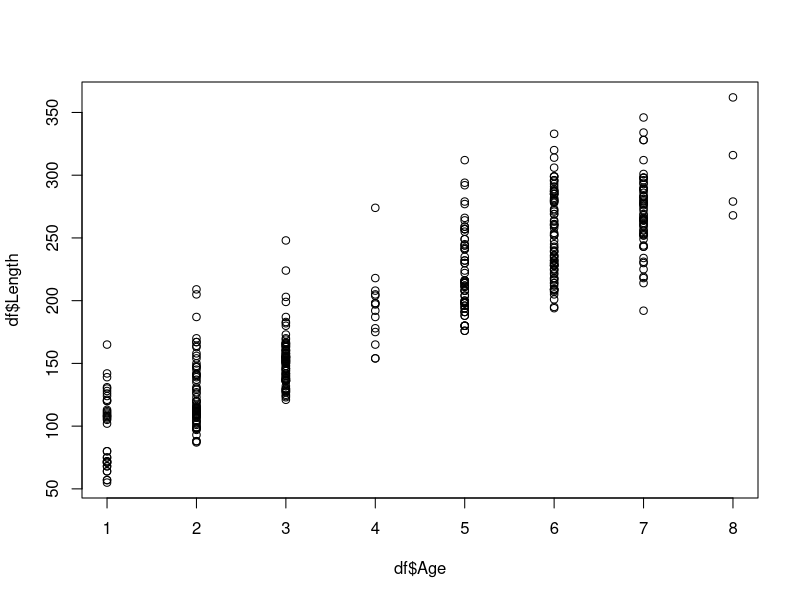

Write the R code that produced this figure.


# A hypothetical fishery in Florida, USA has 439 fish. The fishery has the 
# record of age (in months) and length (in cm) of each fish. 
#
# 1. What is the fitted regression line
# 2. What proportion of the variability in y(length) explained by the linear 
#    relationship
# 3. What is the slope of the regression line. Does the true slope is equal 
#    to 0? Provide your answer using the hypothesis testing.
# 4. What measures the amount of variability in y(length) about the line at 
#    a given value of x(age). Provide the numeric value from the R output.
# 5. Is there any relationship between the fish age and fish length?
#

setwd("data-sci-learning/dat201/")
df = read.csv("assignment3.csv")

plot(df$Age, df$Length)
 
  
